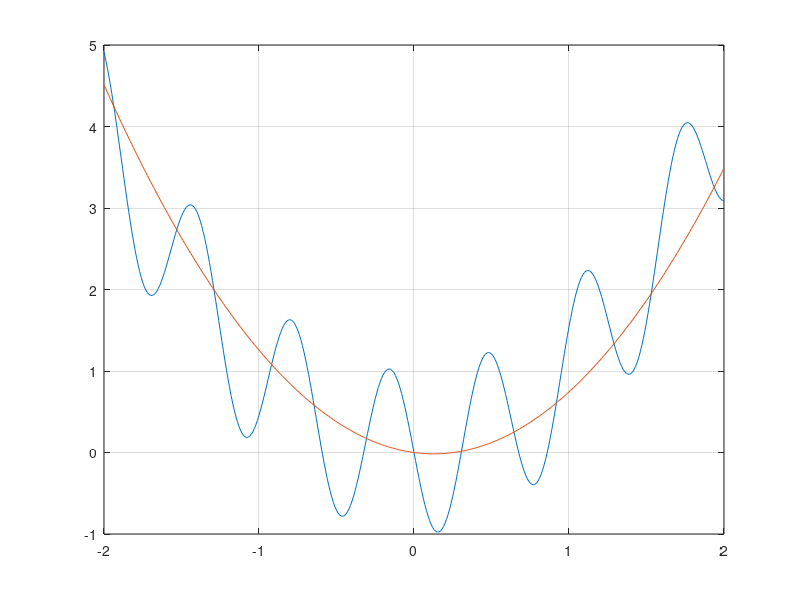

Recreate this plot in MATLAB.
f = @(x)(x.^2 - sin(10.*x));
x = (-2:0.01:2);
p = @(x)(x.^2-0.256.*x);

figure
plot(x,f(x));
hold on;
grid on;
plot(x,p(x));
% coef = [0.000000 -0.225104 1.000000 0.286324 0.000000 -0.064950];
% coef = coef(end:-1:1);
% 
% p = polyval(coef, x);
% 
% figure
% plot(x,f(x));
% hold on
% grid on;
% plot(x,p);
% for j = 1:1:100
%     plot(uni_x1(j), f(uni_x1(j)), 'g*');
% end